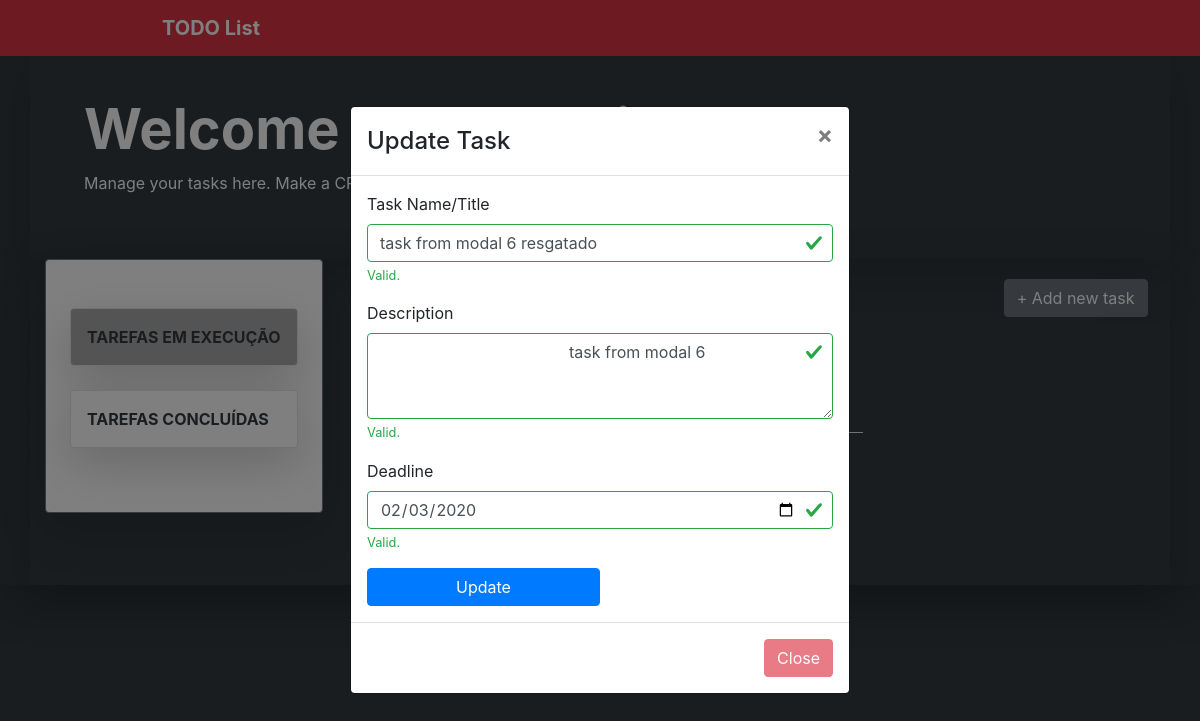
Page /task_pre_update/8 on the committed database.
### app/models/tables.py (models this page shows, shortened)
class Task(db.Model):
    __tablename__ = 'tasks'
    id = db.Column(db.Integer, primary_key=True)
    task_name = db.Column(db.String)
    description = db.Column(db.Text)
    start_date = db.Column(
        db.String,
        server_default=db.func.now(),
        nullable=False
    )
    done_status = db.Column(db.Boolean, default=False)
    deadline = db.Column(db.String, nullable=True)
    user_id = db.Column(db.Integer, db.ForeignKey('users.id'))
    task_owner = db.relationship('User', foreign_keys=user_id)

### app/controllers/default.py (the view)
@app.route('/task_pre_update/<int:task_id>', methods=['GET', 'POST'])
def task_pre_update(task_id):
    tasks = Task.query.all()
    task2update = Task.query.get(task_id)
    return render_template(
        'task_update.html',
        tasks=tasks,
        t2u=task2update
    )

### app/templates/task_update.html (shortened to what this page needs)
<!doctype html>
<html lang="pt-br">
<head>
    <link
        href="{{ url_for('static', filename='css/bootstrap.min.css') }}"
        rel="stylesheet"
>
    <link href="{{ url_for('static', filename='css/mystyle.css') }}"
        rel="stylesheet" >
</head>
<body class="my-0 mx-auto py-0 bg-dark">
    <nav class="navbar navbar-expand-md fixed-top bg-danger ">
        <a class="navbar-brand w-75 mx-auto text-decoration-none text-white font-weight-bolder " href="#">TODO List</a>
    </nav><br><br>
<main role="main" class="shadow-lg bg-dark rounded">
    <div class="shadow-lg container bg-dark text-white py-5">
        <div class="container ml-4">
           <h1 class="display-4 font-weight-bolder text-capitalize">Welcome to todo list!</h1>
           <p>Manage your tasks here. Make a CRUD as you want.</p>
        </div>
    </div>
    <div class="shadow-lg container  w-100 row mx-auto rounded">
      <div class="shadow-lg w-25 row border border-secondary py-5 mb-auto ml-0 bg-white rounded">
        <div class="list-group rounded mx-auto my-auto">
            <a id="active_doing" class="shadow-lg border list-group-item list-group-item-action text-dark font-weight-bolder text-uppercase p-3 mb-4 rounded" href="{{ url_for('task_doing') }}">tarefas em execução</a>
            <a class="shadow-lg border list-group-item list-group-item-action text-dark font-weight-bolder text-uppercase p-3 mb-3 rounded"  href="{{ url_for('task_done') }}">tarefas concluídas</a>
        </div>
    </div>
    <div class="w-75 mx-auto">
        <div id="btn-add" class="text-white font-weight-bold">
            <button type="button" class="btn btn-secondary" data-toggle="modal" data-target="#myModal">
                &plus; Add new task
            </button>
        </div>
        <div id="all-task" class=" row col col-sm-8 col-md-8 col-lg-8 col-xl-8 text-white text-capitalize ml-2">
            <h2 class="display-7 text-white text-capitalize font-weight-bolder mb-3 p-3">Tarefas em execução</h2>
            {% for t in tasks[::-1] %}
                {% if t.done_status == False and t.deadline != None %}
                    <div class="ml-4 text-white text-capitalize w-100 border-bottom mb-4">
                        <a title="Click to update this task" class="text-decoration-none text-white" href="{{ url_for('task_pre_update', task_id=t.id) }}">
                            <h5><strong>{{ t.task_name }}</strong></h5>
                        </a>
                        <p class="d-inline">Deadline: &nbsp; {{ t.deadline }}
                          <form method="POST" action="{{ url_for('task_done') }}" class="d-inline ml-5" >
                            <button type="submit" class="btn btn-dark">Done</button>
                          </form>
                          <form method="POST" name="taskRemove" class="d-inline ml-5" >
                            <button type="submit" class="btn btn-dark">Remove</button>
                          </form>
                        </p>
                    </div>
                {% endif %}
            {% endfor %}
        </div>
    </div>
        <div class="container">
            <div class="modal fade" id="updateTaskModal1">
              <div class="modal-dialog modal-dialog-centered modal-dialog-scrollable">
                  <div class="modal-content">
                    <div class="modal-header">
                      <h4 class="modal-title">Update Task</h4>
                      <button type="button" class="close" data-dismiss="modal" disabled>&times;</button>
                    </div>
                        <div class="modal-body">
                          <form method="POST"  action="{{ url_for('task_update', task_id=t2u.id) }}" class="was-validated">
                              <div class="form-row text-capitalize">
                                <div class="form-group col-md-12">
                                  <label for="inputTaskname4">Task Name/Title</label>
                                  <input value="{{ t2u.task_name }}" type="text" name="taskTitleName"class="form-control" id="inputTaskname4" placeholder="Task title" required>
                                  <div class="valid-feedback">Valid.</div>
                                </div>
                                <div class="form-group shadow-textarea col-md-12">
                                    <label for="description4">Description</label>
                                    <textarea class="form-control z-depth-1" name="descripName" id="description4" rows="3"  placeholder="Enter task description..." required>
                                      {{ t2u.description }}
                                    </textarea>
                                    <div class="valid-feedback">Valid.</div>
                                </div>
                                <div class="form-group col-md-12">
                                  <label for="inputDeadline4">Deadline</label>
                                  <input value="{{ t2u.deadline }}" type="date" name="deadlineName" min="2019-12-01" max="4000-12-30" class="form-control" id="inputDeadline4" required>
                                  <div class="valid-feedback">Valid.</div>
                                </div>
                              </div>
                          <button type="submit" class="btn w-50 btn-primary">Update</button>
                      </form>
                    </div>
                    <div class="modal-footer">
                      <button type="button" class="btn btn-danger" data-dismiss="modal" disabled>Close</button>
                    </div>
                  </div>
              </div>
          </div>
        </div>
        <br><br><br>
    </div>
</main>
    <br><br><br>
    <br><br><br>
</body>
</html>

### app/static/css/mystyle.css (style rules this page uses)
div#btn-add { position: relative; float: right; margin: 20px auto; }
a#active_doing { background-color: darkgrey; color: #ffffff; }

### rows in the picture
Task: taskTitleName "task from modal 6 resgatado", descripName "task from modal 6", deadlineName "02/03/2020"
